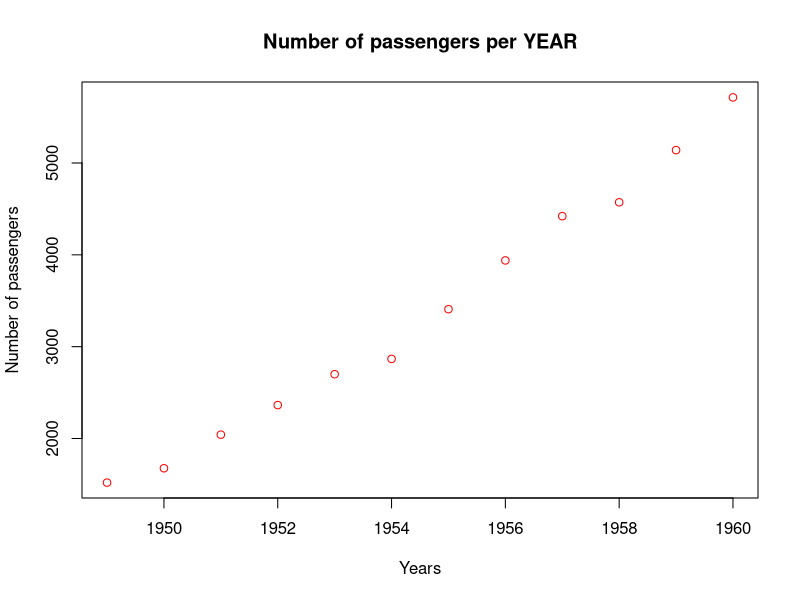
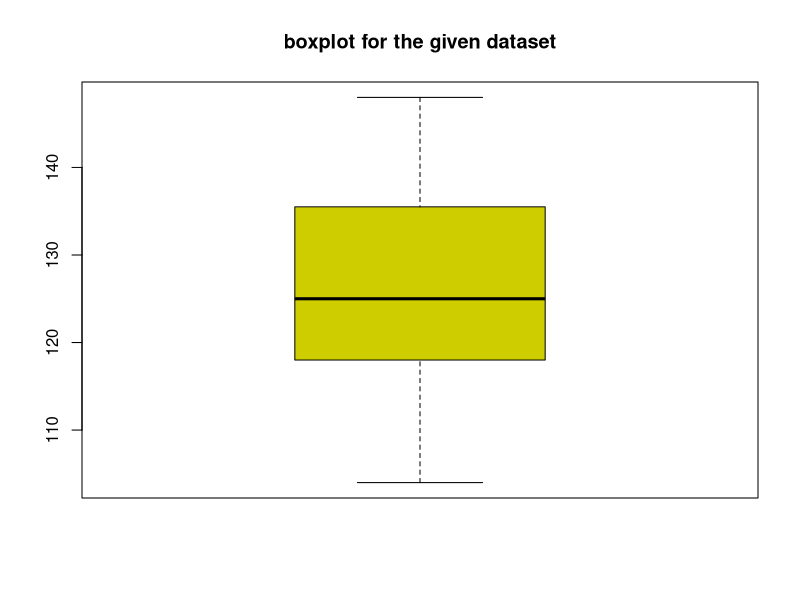

Write R code to recreate these figures, in order.
library(MASS)
a<- AirPassengers
s <- 0
for (i in 1:length(a)) {
  s <- s+a[i]
}
cat("Number of Passengers Travelled from 1949 to 1960 = ", s)
Y <- c()
S<-start(a)
S
for (i in 1:12) {
  Y[i] <- S
  S <- S+1
}

s<-0
x <- 1
X <- c()
for (i in 1:12) {
  
  for (j in 1:12) {
    s <- s+a[x]
    x <- x+1
  }
  X[i] <- s
  s <- 0
}
length(a)
plot(Y,X,col="red",xlab="Years", ylab="Number of passengers",main="Number of passengers per YEAR")
new_ds <- c()
for (i in 1:length(a)/12) {
  new_ds[i] <- a[i]
}
boxplot(new_ds,main="boxplot for the given dataset",col='yellow3')

